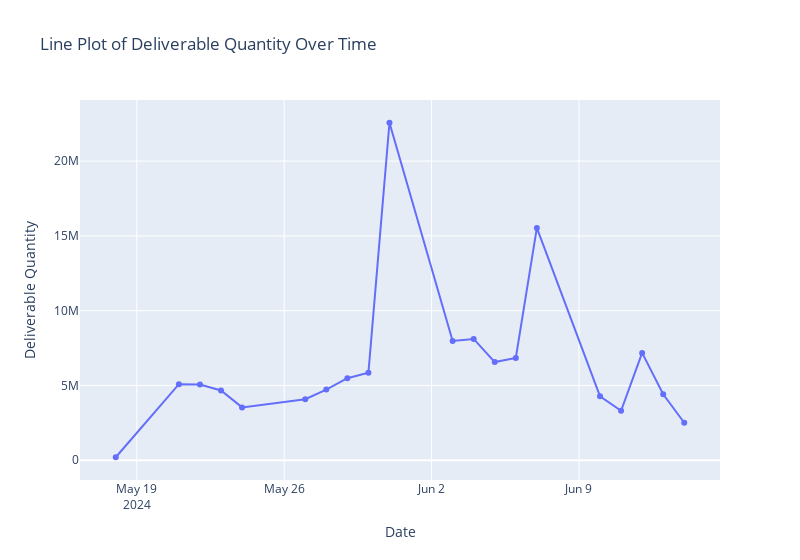

This figure's notebook cell:
### Markdown cell above
# FOR DAILY

### Code cell
fig = go.Figure()


fig.add_trace(go.Scatter(x=x, y=y, mode='lines+markers', name='Deliverable Quantity'))

fig.update_layout(
    title='Line Plot of Deliverable Quantity Over Time',
    xaxis_title='Date',
    yaxis_title='Deliverable Quantity',
    template='plotly',
    width=800
)


fig.show()

### Figure 1 — Plotly figure (JSON) as saved in the notebook; plotly's stock layout.template omitted (floating-point values rounded to 4 significant figures)
{"data": [{"mode": "lines+markers", "name": "Deliverable Quantity", "type": "scatter", "x": ["2024-05-18T00:00:00", "2024-05-21T00:00:00", "2024-05-22T00:00:00", "2024-05-23T00:00:00", "2024-05-24T00:00:00", "2024-05-27T00:00:00", "2024-05-28T00:00:00", "2024-05-29T00:00:00", "2024-05-30T00:00:00", "2024-05-31T00:00:00", "2024-06-03T00:00:00", "2024-06-04T00:00:00", "2024-06-05T00:00:00", "2024-06-06T00:00:00", "2024-06-07T00:00:00", "2024-06-10T00:00:00", "2024-06-11T00:00:00", "2024-06-12T00:00:00", "2024-06-13T00:00:00", "2024-06-14T00:00:00"], "y": [201491, 5085153, 5066600, 4664587, 3535961, 4082361, 4723117, 5485547, 5848165, 22566239, 7974682, 8113166, 6563777, 6844746, 15535234, 4275279, 3309314, 7179724, 4415299, 2508255]}], "layout": {"title": {"text": "Line Plot of Deliverable Quantity Over Time"}, "width": 800, "xaxis": {"title": {"text": "Date"}}, "yaxis": {"title": {"text": "Deliverable Quantity"}}}}
